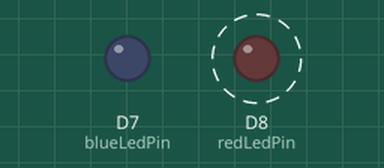
This sketch was run on a simulated Arduino Uno R4 WiFi. Parts: output pins drawn as LEDs (lit = HIGH). Dashed ring = blinking.

Above: at 0.5 s.
At 3.5 s:
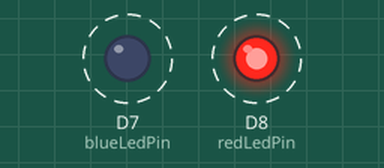
Timing chart, 0 to 4.6 s (numbered marks = the images above):
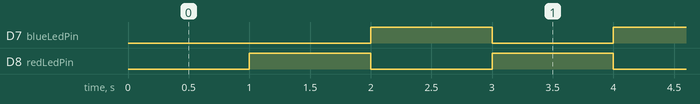

The sketch:

uno-r4-fsptimer.ino
```cpp
#include "FspTimer.h"

const byte redLedPin = 8;
const byte blueLedPin = 7;
volatile bool timerTick = false;
bool redIsOn = false;
FspTimer timer;

void timerCallback(timer_callback_args_t *) {
  timerTick = true;
}

void setup() {
  pinMode(redLedPin, OUTPUT);
  pinMode(blueLedPin, OUTPUT);
  digitalWrite(redLedPin, LOW);
  digitalWrite(blueLedPin, LOW);

  uint8_t timerType;
  int8_t timerChannel = FspTimer::get_available_timer(timerType);
  if (timerChannel < 0) {
    while (true) {
    }
  }

  timer.begin(TIMER_MODE_PERIODIC, timerType, timerChannel, 1.0f, 0.0f, timerCallback);
  timer.setup_overflow_irq();
  timer.open();
  timer.start();
}

void loop() {
  if (timerTick) {
    timerTick = false;
    redIsOn = !redIsOn;
    digitalWrite(redLedPin, redIsOn ? HIGH : LOW);
    digitalWrite(blueLedPin, redIsOn ? LOW : HIGH);
  }
}
```

Measured:
- by itself, D7 (blueLedPin), D8 (redLedPin): alternates HIGH for 1.0 s and LOW for 1.0 s
